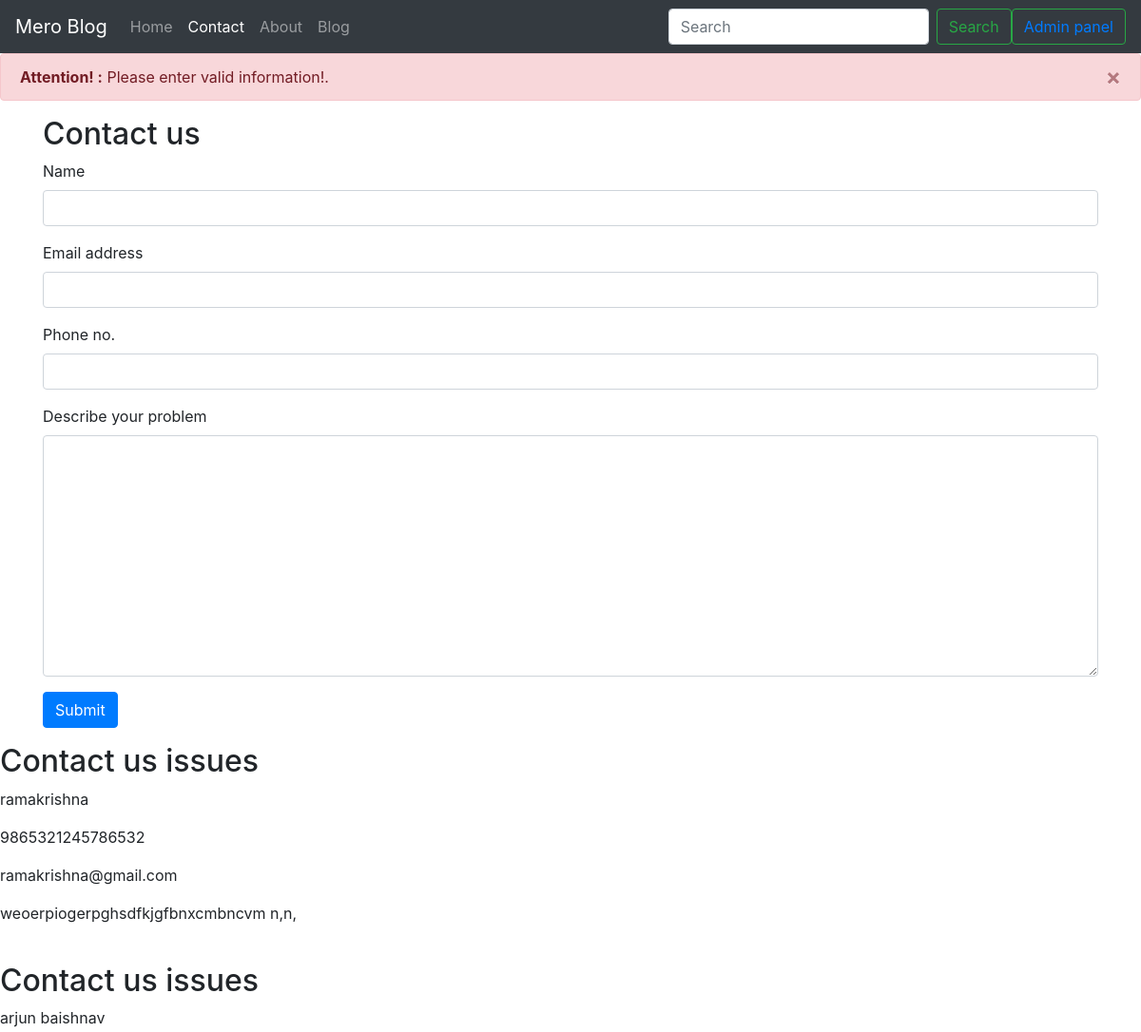
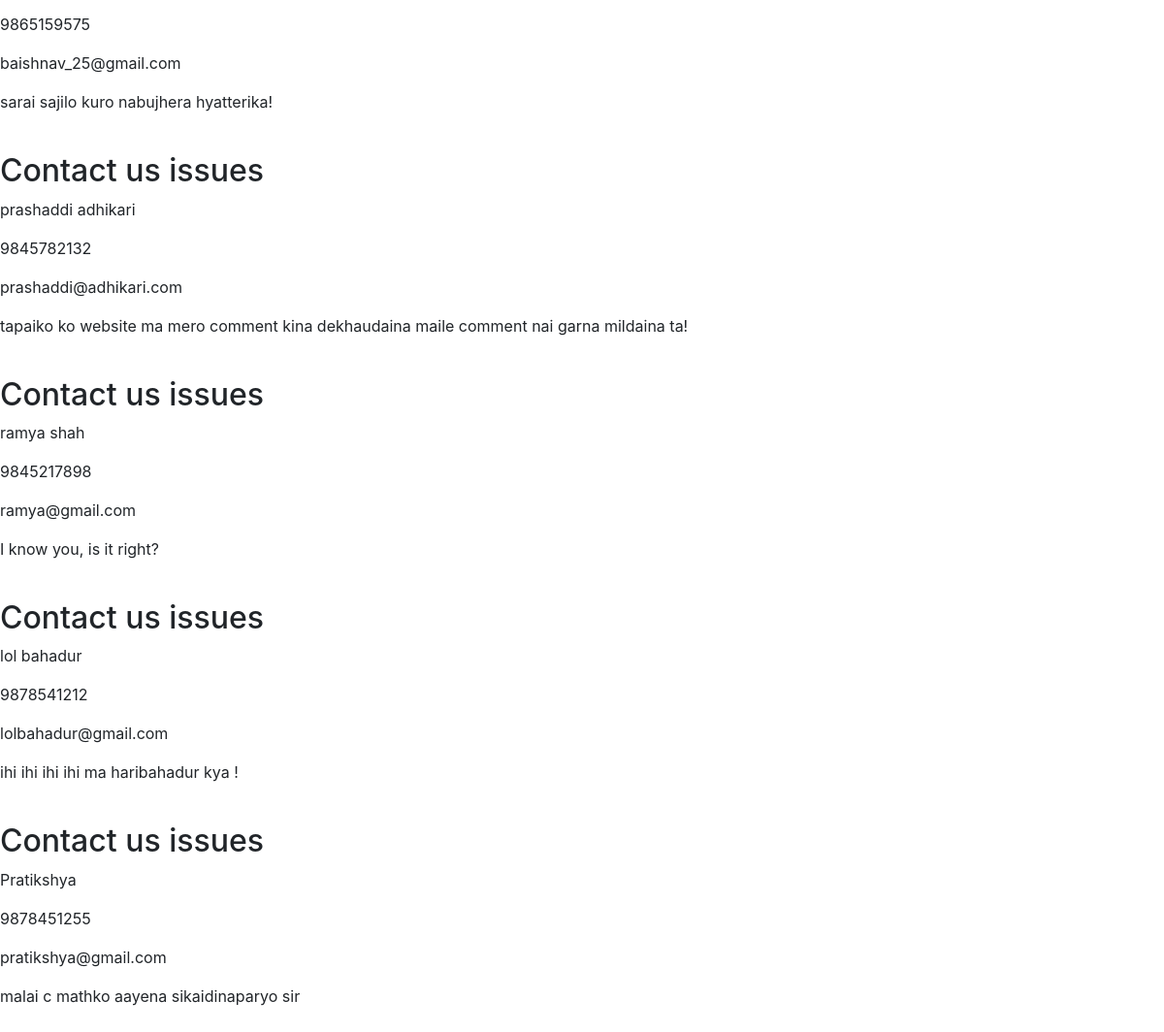
Screenshot of /contacts with the database file from the repository (2 pictures, top to bottom).
### home/models.py (models this page shows, shortened)
class contact_us(models.Model):
    serial_no = models.AutoField(primary_key=True)
    name = models.CharField(max_length=50)
    phone_no = models.CharField(max_length=50)
    email = models.CharField(max_length=50)
    contact_issue = models.TextField()

### home/views.py (the view)
# urls.py: path('contacts',views.contacts,name='contacts'),
def contacts(request):
    form = contacts_form()
    query = contact_us.objects.all()
    context = {'form':form,'query':query}
    messages.error(request,' Please enter valid information!') # messages ko value types are:- error, success, warning
    return render(request,'home/contacts.html',context)

### home/forms.py
class contacts_form(forms.Form):
    name = forms.CharField(max_length=50,widget=forms.TextInput(attrs={'type':"text",'class':"form-control",'id':"name","aria-describedby":"name"}))
    phone_no = forms.CharField(max_length=50,widget=forms.TextInput(attrs={'type':"phone",'class':"form-control",'id':"phone"}))
    email = forms.CharField(max_length=50,widget=forms.TextInput(attrs={'type':"email",'class':"form-control",'id':"email","aria-describedby":"emailHelp"}))
    contact_issue = forms.CharField(widget=forms.Textarea(attrs={'class':"form-control", "aria-describedby":"name"}))

### templates/home/contacts.html (shortened to what this page needs)
{% extends 'base.html' %}
{% block active_nav_bar_contact %} active {% endblock active_nav_bar_contact %}
{% block body %}
<div class="container my-3">
  <h2>Contact us</h2>
<form method="POST" action="/getting_contacts_data">
  <div class="form-group">
    <label for="name">Name</label>
    {{form.name}}
  </div>
  <div class="form-group">
    <label for="email">Email address</label>
    {{form.email}}
  </div>
  <div class="form-group">
    <label for="phone">Phone no. </label>
    {{form.phone_no}}
  </div>
  <div class="form-group">
    <label for="content">Describe your problem</label>
    {{form.contact_issue}}
  </div>
  <button type="submit" class="btn btn-primary">Submit</button>
</form>
</div>
{% for each in query %}
<h2>Contact us issues</h2>
  <p>{{each.name}}</p>
  <p>{{each.phone_no}}</p>
  <p>{{each.email}}</p>
  <p>{{each.contact_issue}}</p>
  <br>
{% endfor %}
{% endblock body %}

### rows the page displays
contact_us: name "ramakrishna", phone_no "9865321245786532", email "ramakrishna@gmail.com", contact_issue "weoerpiogerpghsdfkjgfbnxcmbncvm n,n,"
contact_us: name "arjun baishnav", phone_no "9865159575", email "baishnav_25@gmail.com", contact_issue "sarai sajilo kuro nabujhera hyatterika!"
contact_us: name "prashaddi adhikari", phone_no "9845782132", email "prashaddi@adhikari.com", contact_issue "tapaiko ko website ma mero comment kina dekhaudaina maile comment nai garna mildaina ta!"
contact_us: name "ramya shah", phone_no "9845217898", email "ramya@gmail.com", contact_issue "I know you, is it right?"
contact_us: name "lol bahadur", phone_no "9878541212", email "lolbahadur@gmail.com", contact_issue "ihi ihi ihi ihi ma haribahadur kya !"
contact_us: name "Pratikshya", phone_no "9878451255", email "pratikshya@gmail.com", contact_issue "malai c mathko aayena sikaidinaparyo sir"

### other values shown
{{ message }} "Please enter valid information!"
